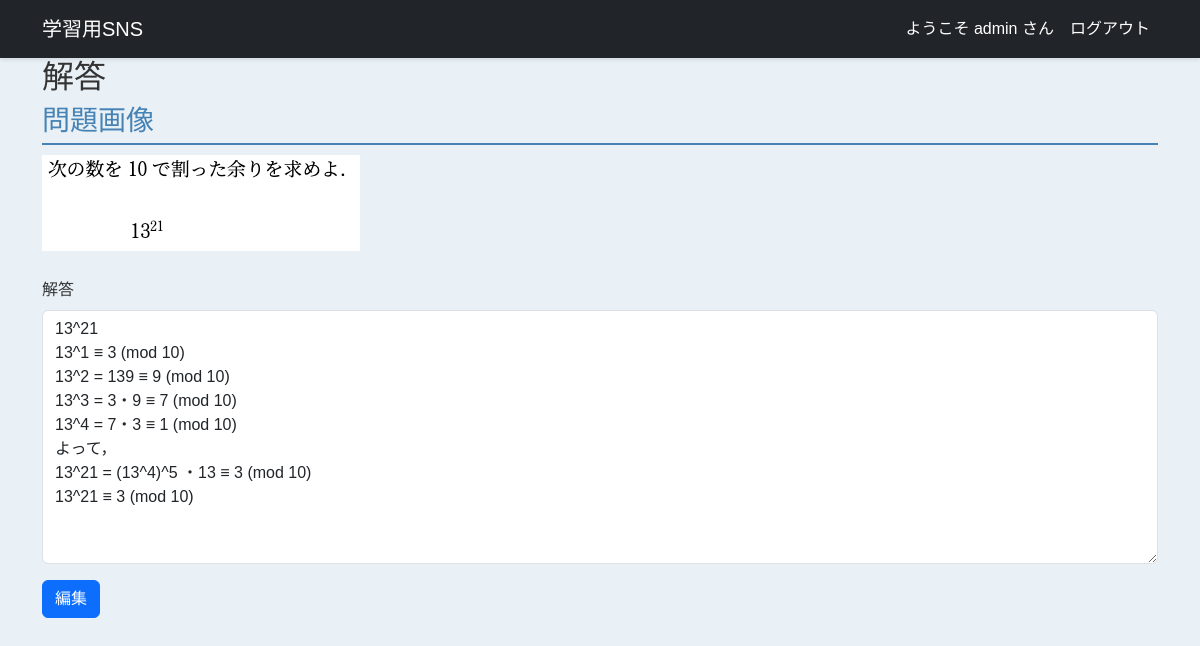
Page /studysite/snippet/13/answer/ (signed in) on the earlier database version.
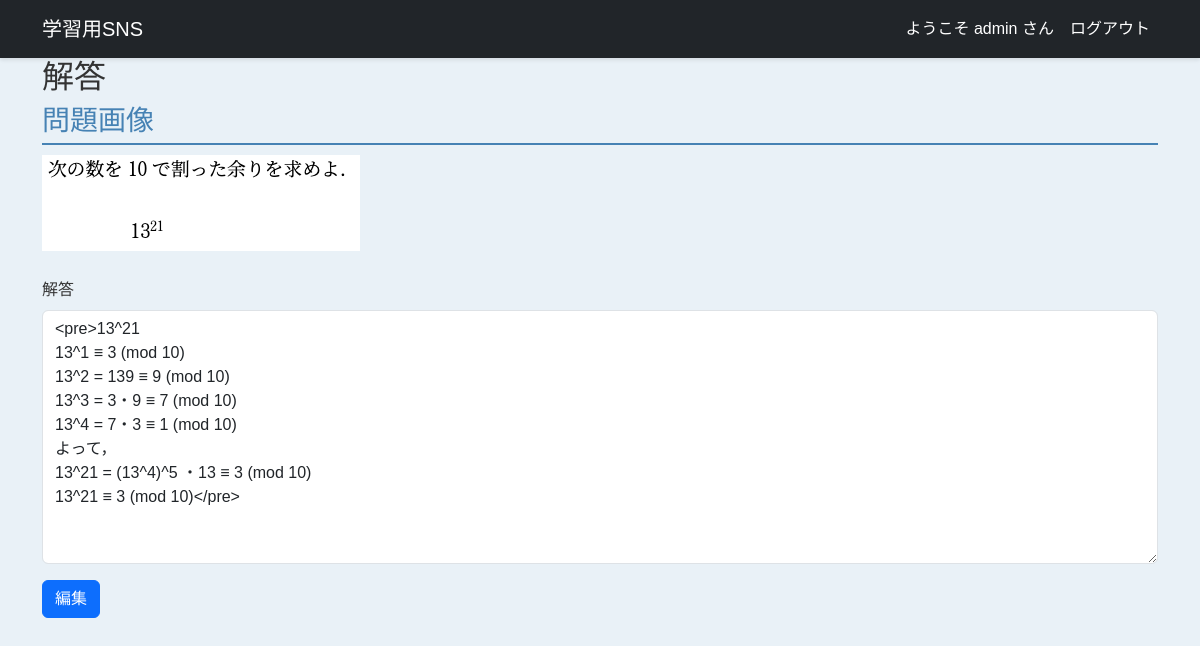
Same page on the later database version.
### studysite/models.py (models this page shows, shortened)
class Studysite(models.Model):
    title = models.CharField('タイトル', max_length=128)
    image = models.ImageField('問題画像', upload_to='image/', blank=True)
    question = models.TextField('問題', blank=True)
    answer = models.TextField('解答', blank=True)
    created_by = models.ForeignKey(settings.AUTH_USER_MODEL,
                                   verbose_name='投稿者',
                                   on_delete=models.CASCADE)
    created_at = models.DateTimeField('投稿日', auto_now_add=True)
    updated_at = models.DateTimeField('更新日', auto_now=True)
    tags = models.ManyToManyField(Tag, blank=True)

### studysite/views.py (the view)
# urls.py: path('snippet/<int:snippet_id>/answer/', views.snippet_answer, name='snippet_answer'),
@login_required
def snippet_answer(request, snippet_id):
    snippet = get_object_or_404(Studysite, pk=snippet_id)
    if request.method == 'POST':
        form = AnswerForm(request.POST, instance=snippet)
        if form.is_valid():
            form.save()
            return redirect('snippet_detail', snippet_id=snippet_id)
    else:
        form = AnswerForm(instance=snippet)
    return render(request, 'snippets/snippet_answer.html', {'snippet': snippet, 'form': form})

### studysite/forms.py
class AnswerForm(forms.ModelForm):
    class Meta:
        model = Studysite
        fields = ('answer',)

### studysite/templates/snippets/snippet_answer.html (shortened to what this page needs)
{% extends 'base.html' %}
{% load django_bootstrap5 %}
{% block main %}
<h2>解答</h2>
<div class="snippet-section">
    {% if snippet.image %}
    <h3 class="section-title">問題画像</h3>
    <div class="snippet-image">
        <img src="{{ snippet.image.url }}" alt="問題画像">
    </div>
    {% endif %}
</div><br>
<form method="post" enctype='multipart/form-data'>
    {% bootstrap_form form %}
    {% bootstrap_button button_type="submit" content='編集' %}
</form>
{% endblock %}

Differences in the rows shown:
changed Studysite: answer "13^21 13^1 ≡ 3 (mod 10) 13^2 = 139 ≡ 9 (mod 10) 13^3 = 3・9 ≡ 7 (mod 10) 13^4 = 7・3 ≡ 1 (mod 10) よって， 13^21 = (13^4)^5 ・13 ≡ 3 (mod 10) 13^21 ≡ 3 (mod 10)" → "<pre>13^21 13^1 ≡ 3 (mod 10) 13^2 = 139 ≡ 9 (mod 10) 13^3 = 3・9 ≡ 7 (mod 10) 13^4 = 7・3 ≡ 1 (mod 10) よって， 13^21 = (13^4)^5 ・13 ≡ 3 (mod 10) 13^21 ≡ 3 (mod 10)</pre>"
